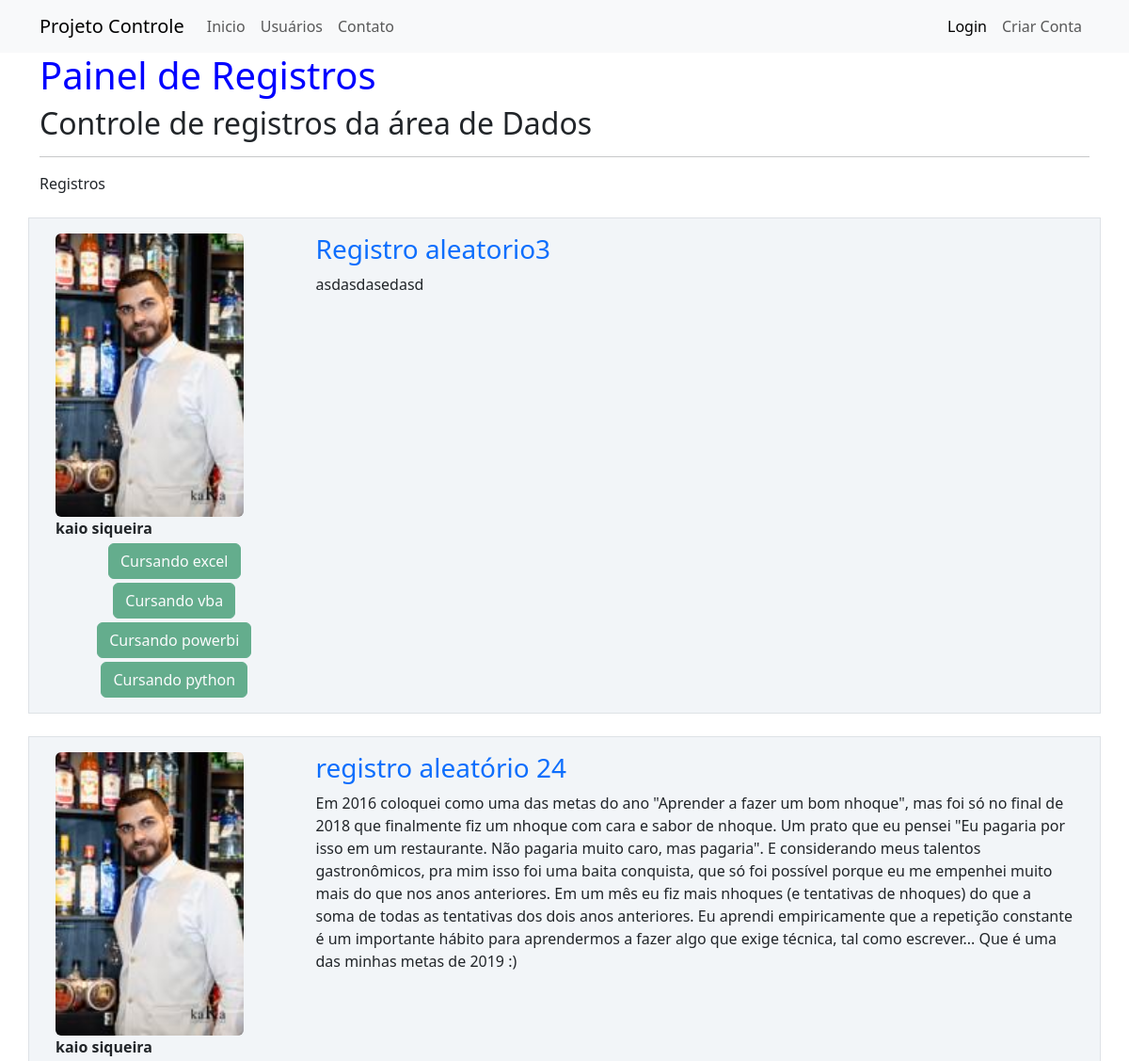
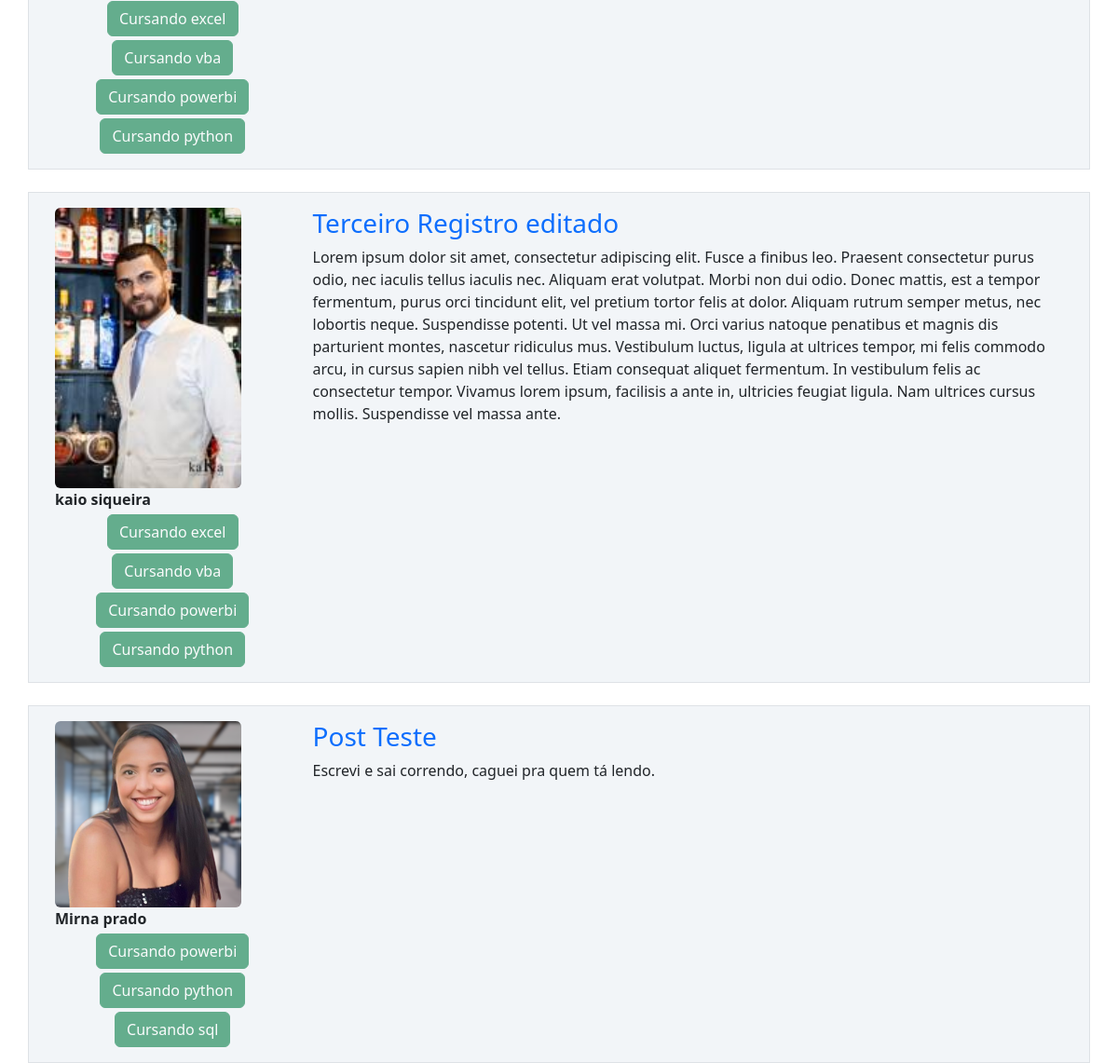
The page / on the database its author committed (2 pictures, top to bottom).
### projcontrole/models.py (models this page shows, shortened)
class Post(database.Model):
    id = database.Column(database.Integer, primary_key=True)
    titulo = database.Column(database.String, nullable=False)
    corpo =  database.Column(database.Text, nullable=False)
    data_criacao =  database.Column(database.DateTime, nullable=False, default=datetime.utcnow)
    id_usuario = database.Column(database.Integer, database.ForeignKey('usuario.id'), nullable=False)

class Usuario(database.Model, UserMixin):
    id = database.Column(database.Integer, primary_key=True)
    usuario =  database.Column(database.String, nullable=False)
    email =  database.Column(database.String, nullable=False, unique=True)
    senha = database.Column(database.String, nullable=False)
    foto_perfil = database.Column(database.String, default='default.png')
    posts = database.relationship('Post', backref='autor', lazy=True)
    cursos = database.Column(database.String, nullable=False, default="Não informado")

### projcontrole/routes.py (the view)
@app.route("/")
def home():
    Posts = Post.query.order_by(Post.id.desc())
    return render_template('home.html',posts=Posts)

### projcontrole/templates/home.html
{% extends 'base.html' %}
{% block body %}
    <div class="container">
        <h1 style="color:blue">Painel de Registros</h1>
        <h2>Controle de registros da área de Dados</h2>
        <hr>
        Registros
        {% for post in posts %}
        <div class="row border mt-4 p-3 meupost">
            <div class="col col-3">
                <div class="image pe-2">
                    <img src="{{ url_for('static',filename='fotos_perfil/{}'.format(post.autor.foto_perfil))}}" class="rounded" width="200" >
                </div>
                <strong>{{post.autor.usuario}}</strong>
                <div class="row justify-content-center">
                    <div class="col" style="text-align: center">
                        {% for curso in post.autor.cursos.split(';') %}
                            <button type="button" class="btn btn-success mt-1" disabled>{{curso}}</button>
                        {% endfor %}
                    </div>
                </div>
            </div>
            <div class="col col-9">
                <a style="text-decoration: none" href="{{url_for('exibir_post',post_id=post.id)}}">
                   <h3>{{post.titulo}}</h3>
                </a>
                <p>{{post.corpo}}</p>
            </div>
        </div>
        {% endfor %}
    </div>
{% endblock %}

### projcontrole/templates/base.html (shortened to what this page needs)
<!doctype html>
<html lang="pt-br">
  <head>
    <link href="https://cdn.jsdelivr.net/npm/bootstrap@5.3.3/dist/css/bootstrap.min.css" rel="stylesheet">
    <link rel="stylesheet" type="text/css" href="{{url_for('static',filename='main.css')}}">
  </head>
  <body>
  {% include 'navbar.html' %}
    {% block body %}
    {% endblock %}
  </body>
</html>

### projcontrole/templates/navbar.html
<nav class="navbar navbar-expand-lg bg-light">
  <div class="container-fluid container">
    <a class="navbar-brand" href="{{url_for('home')}}">Projeto Controle</a>
    <div class="collapse navbar-collapse" id="navbarSupportedContent">
      <ul class="navbar-nav me-auto mb-2 mb-lg-0">
        <li class="nav-item">
          <a class="nav-link" aria-current="page" href="{{url_for('home')}}">Inicio</a>
        </li>
        <li class="nav-item">
          <a class="nav-link" href="{{url_for('usuarios')}}">Usuários</a>
        </li>
        <li class="nav-item">
          <a class="nav-link" href="{{url_for('contato')}}">Contato</a>
        </li>
      </ul>
      <ul class="navbar-nav">
        {% if current_user.is_authenticated %}
        <li class="nav-item">
          <a class="nav-link active" aria-current="page" href="{{url_for('criar_post')}}">Criar Post</a>
        </li>
        <li class="nav-item">
          <a class="nav-link" href="{{url_for('perfil')}}">Perfil</a>
        </li>
        <li class="nav-item">
          <a class="nav-link" href="{{url_for('sair')}}">Sair</a>
        </li>
        {%else %}
        <li class="nav-item">
          <a class="nav-link active" aria-current="page" href="{{url_for('login')}}">Login</a>
        </li>
        <li class="nav-item">
          <a class="nav-link" href="{{url_for('login')}}">Criar Conta</a>
        </li>
        {% endif %}
      </ul>
    </div>
  </div>
</nav>

### projcontrole/static/main.css (style rules this page uses)
.meupost { background: #f2f5f8 !important; }

### rows shown on the page
Post: foto_perfil (picture), autor.usuario "kaio siqueira", curso "Cursando excel" "Cursando vba" "Cursando powerbi" "Cursando python", titulo "Registro aleatorio3", corpo "asdasdasedasd"
Post: foto_perfil (picture), autor.usuario "kaio siqueira", curso "Cursando excel" "Cursando vba" "Cursando powerbi" "Cursando python", titulo "registro aleatório 24", corpo "Em 2016 coloquei como uma das metas do ano \"Aprender a fazer um bom nhoque\", mas foi só no final de 2018 que finalmente fiz um nhoque com cara e sabor de nhoque. Um prato que eu pensei \"Eu pagaria por isso em um restaurante. Não pagaria muito caro, mas pagaria\". E considerando meus talentos gastronômicos, pra mim isso foi uma baita conquista, que só foi possível porque eu me empenhei muito mais do que nos anos anteriores. Em um mês eu fiz mais nhoques (e tentativas de nhoques) do que a soma de todas as tentativas dos dois anos anteriores. Eu aprendi empiricamente que a repetição constante é um importante hábito para aprendermos a fazer algo que exige técnica, tal como escrever... Que é uma…"
Post: foto_perfil (picture), autor.usuario "kaio siqueira", curso "Cursando excel" "Cursando vba" "Cursando powerbi" "Cursando python", titulo "Terceiro Registro editado", corpo "Lorem ipsum dolor sit amet, consectetur adipiscing elit. Fusce a finibus leo. Praesent consectetur purus odio, nec iaculis tellus iaculis nec. Aliquam erat volutpat. Morbi non dui odio. Donec mattis, est a tempor fermentum, purus orci tincidunt elit, vel pretium tortor felis at dolor. Aliquam rutrum semper metus, nec lobortis neque. Suspendisse potenti. Ut vel massa mi. Orci varius natoque penatibus et magnis dis parturient montes, nascetur ridiculus mus. Vestibulum luctus, ligula at ultrices tempor, mi felis commodo arcu, in cursus sapien nibh vel tellus. Etiam consequat aliquet fermentum. In vestibulum felis ac consectetur tempor. Vivamus lorem ipsum, facilisis a ante in, ultricies…"
Post: foto_perfil (picture), autor.usuario "Mirna prado", curso "Cursando powerbi" "Cursando python" "Cursando sql", titulo "Post Teste", corpo "Escrevi e sai correndo, caguei pra quem tá lendo."
